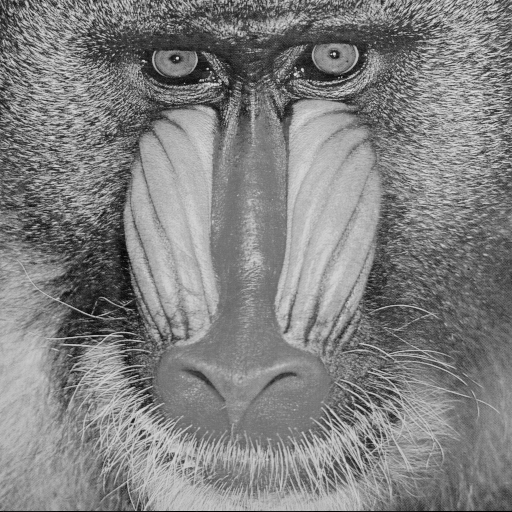
#> input picture Trabalho1/dataset/baboon_monocromatica.png, 512 x 512 px
$ jupyter execute tarefa10.ipynb
#> lines starting #> are read from the running program, lines starting #| are printed output that depends on the picture
[cell 1]
import numpy as np
import cv2
import matplotlib.pyplot as plt

OBSERVAÇÃO!!

Para testar com uma imagem diferente, adicione o caminho da imagem abaixo e atribua à variável imagem:

imagem4 = cv2.imread('dataset/nova_imagem.png')

imagem = imagem4

Desse modo, todas as células subsequentes processarão automaticamente a nova
imagem, sem necessidade de qualquer outra alteração no código.

Outros casos de testes podem ser encontrados em imagens_transformada/tarefaX.

Os plt.imsave() estã comentados para não alterar os arquivos de testes.

Observação: Esse algoritmo necessita de duas imagens com dimensões iguais. Verifique isso caso vá adiconar outras imagens.

[cell 2]
imagem_bab = cv2.imread('dataset/baboon_monocromatica.png',cv2.IMREAD_GRAYSCALE)
#> imagem_bab is the input picture: shape (512, 512); min 0, max 230, mean 129.1

imagem_bor = cv2.imread('dataset/butterfly.png',cv2.IMREAD_GRAYSCALE)
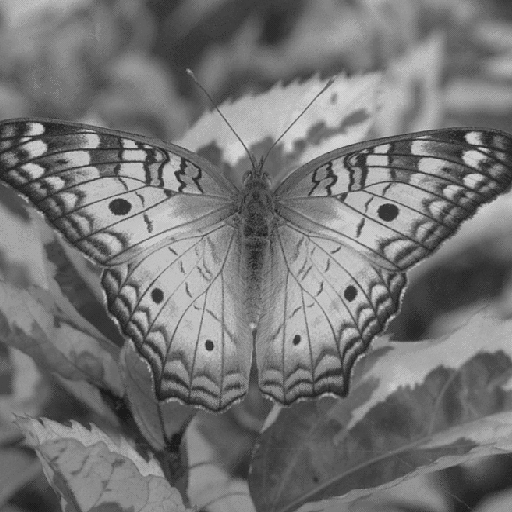
#> input picture Trabalho1/dataset/butterfly.png, 512 x 512 px
#> imagem_bor is the input picture: shape (512, 512); min 27, max 212, mean 116.8

imagem_sea = cv2.imread('dataset/seagull.png',cv2.IMREAD_GRAYSCALE)
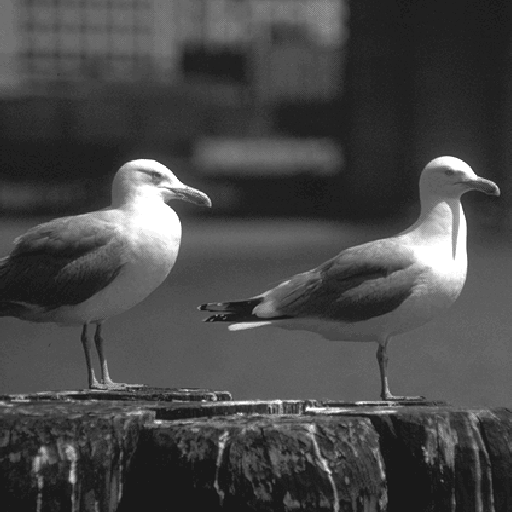
#> input picture Trabalho1/dataset/seagull.png, 512 x 512 px
#> imagem_sea is the input picture: shape (512, 512); min 24, max 255, mean 71.8

[cell 3]
x = 0.5
imagem_nova = imagem_bab*x + imagem_sea*(1-x)
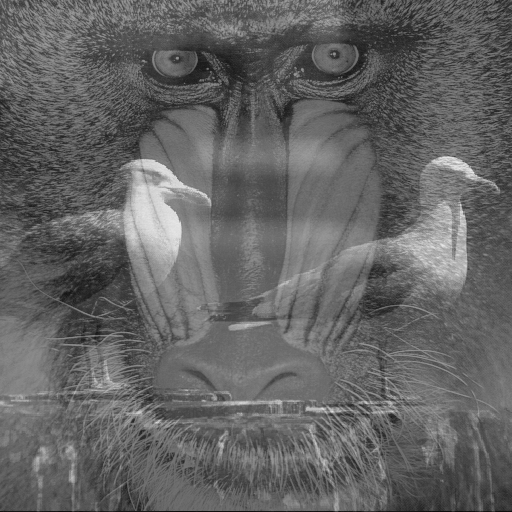
#> imagem_nova: shape (512, 512) float64; min 12.5, max 237.5, mean 100.5
imagem_nova[imagem_nova > 255] = 255

plt.imshow(imagem_nova, cmap='gray')
#plt.imsave(f'imagens_transformadas/tarefa10/imagem_{x}.png', imagem_nova, cmap='gray')
